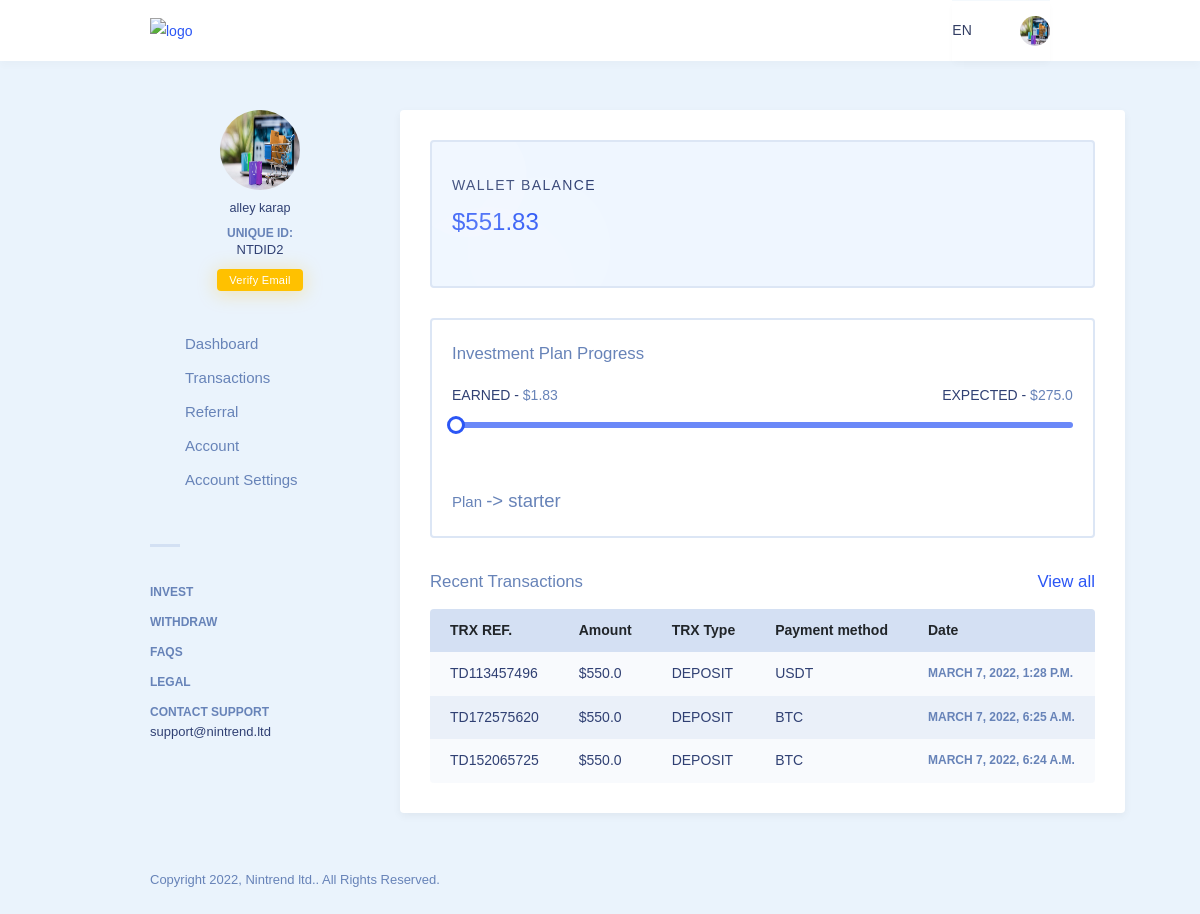
The app's page /dashboard/ (signed in) with its own data.
### Users/models.py (models this page shows, shortened)
class User(AbstractUser) :
    wallet_choices = (
        ("BTC","BTC"),
        ("ETH","ETH"),
        ("USDT","USDT"),
        ("LTC","LTC")
    )
    def get_path(instance,filename) :
        filename = "{}.{}".format(instance.name,filename.split('.')[1])
        return "users/dp/{}".format(filename)
    name = models.CharField(max_length=30)
    phone_number = models.CharField(max_length = 30,blank = False,null = False)
    picture = models.FileField(upload_to = get_path)
    referee = models.ForeignKey('self',blank = True,null=True,related_name ="referral",on_delete = models.SET_NULL)
    referral_id  = models.CharField(max_length=10,blank = True,editable = False)
    is_admin = models.BooleanField(default = False)
    country = models.ForeignKey(Country,on_delete = models.SET_NULL,null = True)
    _wallet_name = models.CharField(max_length=10,null  = True,choices = wallet_choices)
    _wallet_address = models.CharField(max_length=40,null  = True,help_text = "BEP20 address")
    email_verified = models.BooleanField(default= False)
    @property
    def unique_id(self) :
        return "NTDID{}".format(self.pk)
    @property
    def get_picture(self) :
        BASE_DIR = settings.STATIC_URL
        default_path = os.path.join(BASE_DIR,"user-dashboard/images/user-thumb-sm.png")
        if not self.picture :
            return default_path
        return self.picture.url
    def __init__(self,*args,**kwargs) :
        super(User,self).__init__(*args,**kwargs)
        self.__fields_to_watch_for_changes = ['email']
        for field in self.__fields_to_watch_for_changes :
            setattr(self,'__initial_{}'.format(field),getattr(self,field))

### wallet/models.py (models this page shows, shortened)
class Wallet(models.Model) :
    CURRENCY = (('USD','USD'),('BPD','BPD'))
    wallet_id = models.UUIDField(default = uuid.uuid4,editable = False,null = False)
    user = models.OneToOneField(get_user_model(),related_name = 'user_wallet',on_delete = models.CASCADE)
    plan = models.ForeignKey(Plan,related_name = 'wallet_subscribers',null = True,blank = True,on_delete = models.SET_NULL)
    plan_start = models.DateTimeField(null = True,blank = True)
    plan_end = models.DateTimeField(null = True,blank = True)
    initial_balance = models.FloatField(default=0.0,blank = True,)  #equal to entered amount
    expected_maximum_balance = models.FloatField(default = 0.0,blank = True) #at the end of the plan
    referral_earning = models.FloatField(default = 0.0)
    past_deposit_earning = models.FloatField(default = 0.0)
    past_deposits = models.FloatField(default = 0.0)
    funded_earning = models.FloatField(default = 0.0)
    withdrawals = models.FloatField(default = 0.0)
    plan_is_active = models.BooleanField(default = False,blank = True)
    previous_plan = models.ForeignKey(Plan,related_name = 'previous_plan',null = True,blank = True,on_delete = models.SET_NULL)
    @property
    def  plan_is_due(self) :
        if not self.plan_is_active or timezone.now()  >=  self.plan_end :
            return True
        return False
    @property
    def max_earning(self) :
        return self.plan.get_interest(self.initial_balance)
    @property
    def plan_progress(self) :
        if self.plan_is_active :
            today = timezone.now()
            diff = today - self.plan_start
            diff_in_seconds = diff.seconds
            plan_duration_in_seconds = self.plan.duration * 24 * 60 *60
            return (diff_in_seconds/plan_duration_in_seconds) * 100
        else :
            return 0
    @property
    def plan_earning(self) :
        if not self.plan :
            return 0.00
        else :
            today = timezone.now()
            diff = today - self.plan_start
            diff_in_seconds = diff.seconds
            plan_duration_in_seconds = self.plan.duration * 24 * 60 *60
            extra = (diff_in_seconds/plan_duration_in_seconds) * self.plan.get_interest(self.initial_balance)
            bal =  extra
            if bal > self.expected_maximum_balance :
                bal = self.expected_maximum_balance
            return round(bal,2)
    @property
    def current_balance(self) :
        return  round(self.initial_balance + self.past_deposit_earning + self.plan_earning + self.funded_earning - self.withdrawals,2)

class Plan(models.Model) :
    name = models.CharField(max_length=40,help_text = "name you wish to call the investment plan")
    slug = models.SlugField(blank = True)
    max_cost = models.FloatField(null = True,blank = True,help_text = "maximum investment for thie plan,currency is USD")   #in $usd
    min_cost = models.FloatField(help_text = "minimum investment for thie plan,currency is USD")   #in $usd
    duration = models.PositiveIntegerField(help_text = "plan duration in days")  #in days
    interest_rate = models.FloatField(blank = False,null = False,help_text = "in %,e.g 50,100,200")
    referral_percentage = models.FloatField(help_text="determines how much referal bonus a use gets when a referral makes deposit on this plan")
    date = models.DateField(auto_now_add= True)
    def __str__(self) :
        return self.name
    def get_interest(self,amount) :
        return (self.interest_rate/100) * amount
    class Meta() :
        ordering = ['min_cost']

class Transaction(models.Model) :
    status = (('Approved','Approved'),('Declined','Declined'),('Pending','Pending'))
    t_choices = (('WITHDRAWAL','WITHDRAWAL'),('DEPOSIT','DEPOSIT'),("BONUS","BONUS"),("AIR DROP","AIR DROP"),("REFERAL EARNING","REFERAL EARNING"))
    transaction_id = models.CharField(max_length=15,editable = False)
    user  = models.ForeignKey(get_user_model(),on_delete = models.CASCADE,related_name = 'user_transaction')
    transaction_type = models.CharField(max_length=20,choices = t_choices)
    description = models.TextField()
    status = models.CharField(max_length=10,choices = status,default = 'Pending')
    date = models.DateTimeField(auto_now_add=True)
    amount = models.FloatField(null = False)
    coin = models.CharField(blank = True,null = True,max_length=10)
    class Meta() :
        ordering  = ['-date']

### Users/dashboard.py (the view)
# urls.py: path('dashboard/',Dashboard.as_view(),name = 'dashboard'),
class Dashboard(LoginRequiredMixin,TemplateView) :
    template_name = 'dashboard.html'
    def get_context_data(self,*args,**kwargs) :
        ctx = super(Dashboard,self).get_context_data(*args,**kwargs)
        try : ctx['pending_deposit'] = self.request.user.user_pending_deposit.amount
        except : pass
        ctx['recent_transactions'] = TR.objects.filter(user=self.request.user)[:6]
        init = self.request.user.username[0]
        ctx['initial'] = init.upper()
        return ctx
    def get(self,request,*args,**kwargs)   :
        if request.user.user_wallet.plan_is_due :
            request.user.user_wallet.on_plan_complete()
        return render(request,self.template_name,self.get_context_data())

### core/context.py (called while the page is built)
def core(request) :
    prepend = "https://" if request.is_secure() else "http://"
    host = request.get_host()
    ctx = {}
    ctx['site_name'] = "Nintrend"
    ctx['support_email'] = "support@nintrend.ltd"
    ctx['site_email'] = "support@nintrend.ltd"
    ctx['site_phone'] = "+3594858"
    ctx['site_whatsapp_no'] = "+66658656fg6"
    ctx['site_address'] = "No 23 winston road new york"
    ctx['usdt_wallet_address'] = "udusfuvusuyusfdy8gg36g687"
    ctx['eth_wallet_address'] = "6t43btr7f6t6wtf76t463tr6tfr"
    ctx['btc_wallet_address'] = "8763g4yf668r76734fg7hu7b76v"
    ctx['ltc_wallet_address'] = "gurt8768w7ter67ew7gtrtfg7tt"
    return ctx

### Users/templates/dashboard.html (shortened to what this page needs)
{% extends 'user-dashboard-base.html' %}
{% load static %}
{% block content %}
<div class="user-content">
    <div class="user-panel">
        <div class="row">
            <div class="col-12">
                <div class="row">
                    <div class="col-12">
                        <div class="tile-item tile-light">
                            <div class="tile-bubbles"></div>
                            <h6 class="tile-title">WALLET BALANCE</h6>
                            <ul class="tile-info-list">
                                <li><span>${{user.user_wallet.current_balance}}</span></li>
                            </ul>
                        </div>
                    </div>
                </div>
            </div>
        </div>
        <div class="progress-card">
            <h4>Investment Plan Progress
            </h4>
            {% if user.user_wallet.plan_is_active %}
                <ul class="progress-info">
                    <li><span>Earned -</span> ${{user.user_wallet.plan_earning}}</li>
                    <li><span>Expected -</span> ${{user.user_wallet.max_earning}}</li>
                </ul>
                <div class="progress-bar">
                    <div class="progress-percent" style="width:{{user.user_wallet.plan_progress}}%"></div>
                </div>
                <h3 class=""><span style="font-size: 15px;color:inherit">Plan </span>-> {{user.user_wallet.plan}}</h3>
            {% endif %}
        </div>
        <div class="gaps-3x"></div>
        <div class="table-responsive">
            <h4>Recent Transactions
                {% if  recent_transactions %}
                <span style="float: right;"><a href="{% url 'transaction' %}">View all</a></span>
                 {% endif %}
            </h4>
        {% if not recent_transactions %}
         <div class="status status-empty">
            <div class="status-icon">
                <em class="ti ti-files"></em>
                <div class="status-icon-sm">
                    <em class="ti ti-close"></em>
                </div>
            </div>
            <span class="status-text">You have no transactions yet</span>
        </div>
        {% else %}
            <table class="table">
                <thead>
                    <tr>
                        <th>TRX REF.</th>
                        <th>Amount</th>
                        <th>TRX Type</th>
                        <th>Payment method</th>
                        <th>Date</th>
                    </tr>
                </thead>
                <tbody>
                    {% for tx in recent_transactions %}
                    <tr>
                        <td>{{tx.transaction_id}}</td>
                        <td>${{tx.amount}}</td>
                        <td>{{tx.transaction_type}}</td>
                        <td>{{tx.coin}}</td>
                        <td><span>{{tx.date}}</span></td>
                    </tr>
                    {% endfor %}
                </tbody>
            </table>
            {% endif %}
        </div>
    </div>
</div>
{% endblock %}

### Users/templates/user-dashboard-base.html (shortened to what this page needs)
{% load static %}
<!DOCTYPE html>
<html lang="zxx" class="js">
<head>
	<link rel="stylesheet" href="{% static 'user-dashboard/css/vendor.bundle.css' %}?ver=101">
	<link rel="stylesheet" href="{% static 'user-dashboard/css/style.css' %}?ver=101">
</head>
<body class="user-dashboard">
    <div class="topbar">
        <div class="container">
            <div class="d-lg-flex align-items-center justify-content-between">
                <div class="topbar-lg d-none d-lg-block">
                    <div class="site-logo">
                        <a href="{% url 'index' %}" class="site-brand">
                            <img src="{% static 'user-dashboard/images/logo.png' %}" alt="logo" srcset="images/logo2x.png 2x">
                        </a>
                    </div>
                </div>
                <div class="topbar-action d-none d-lg-block">
                    <ul class="topbar-action-list">
                        <li class="dropdown topbar-action-item topbar-action-language">
                            <a href="#" data-toggle="dropdown"> EN <em class="ti ti-angle-down"></em> </a>
                        </li>
                        <li class="dropdown topbar-action-item topbar-action-user">
                            <a href="#" data-toggle="dropdown"> <img class="icon" src="{{user.get_picture}}" alt="thumb"> </a>
                        </li>
                    </ul>
                </div>
            </div>
        </div>
    </div>
    <div class="user-wraper">
        <div class="container">
            <div class="d-flex">
                <div class="user-sidebar">
                    <div class="user-box d-none d-lg-block">
                        <div class="user-image">
                            <img style="border-radius: 50%;height: 80px;width:80px;" src="{{user.get_picture}}" alt="thumb">
                        </div>
                        <h6 class="user-name">{{user.name}}</h6>
                        <div class="user-uid">Unique ID: <span>{{user.unique_id}}</span></div>
                        <ul class="btn-grp guttar-10px">
                            {% if not user.email_verified %}
                            <li><a href="#" class="btn btn-xs btn-warning">Verify Email</a></li>
                            {% endif %}
                        </ul>
                    </div>
                    <ul class="user-icon-nav">
                        <li><a href="{% url 'dashboard' %}"><em class="ti ti-dashboard"></em>Dashboard</a></li>
                        <li><a href="{% url 'transaction' %}"><em class="ti ti-control-shuffle"></em>Transactions</a></li>
                        <li><a href="{% url 'referral' %}"><em class="ti ti-infinite"></em>Referral</a></li>
                        <li><a href="{% url 'profile' %}"><em class="ti ti-user"></em>Account</a></li>
                        <li><a href="{% url 'setting' %}"><em class="ti ti-lock"></em>Account Settings</a></li>
                    </ul>
                    <div class="user-sidebar-sap"></div>
                    <ul class="user-nav">
                        <li><a href="{% url 'plans' %}">Invest</a></li>
                        <li><a href="{% url 'withdraw' %}">WIthdraw</a></li>
                        <li><a href="{% url 'faq' %}">Faqs</a></li>
                        <li><a href="{% url 'legal' %}">Legal</a></li>
                        <li>Contact Support<span>{{support_email}}</span></li>
                    </ul>
                </div>
                  {% block content %} {% endblock %}
            </div>
        </div>
    </div>
    <div class="footer-bar">
        <div class="container">
            <div class="row">
                <div class="col-md-7">
                    <span class="footer-copyright">Copyright 2022, <a href="#">{{site_name}} ltd.</a>.  All Rights Reserved.</span>
                </div>
            </div>
        </div>
    </div>
</body>
</html>

### records on screen
User: get_picture (picture), name "alley karap", unique_id "NTDID2", user_wallet.current_balance "551.83", user_wallet.plan_earning "1.83", user_wallet.max_earning "275.0", user_wallet.plan "starter"
Transaction: transaction_id "TD113457496", amount "550.0", transaction_type "DEPOSIT", coin "USDT", date "MARCH 7, 2022, 1:28 P.M."
Transaction: transaction_id "TD172575620", amount "550.0", transaction_type "DEPOSIT", coin "BTC", date "MARCH 7, 2022, 6:25 A.M."
Transaction: transaction_id "TD152065725", amount "550.0", transaction_type "DEPOSIT", coin "BTC", date "MARCH 7, 2022, 6:24 A.M."

### other values on screen
{{ support_email }} "support@nintrend.ltd"
{{ site_name }} "Nintrend"
